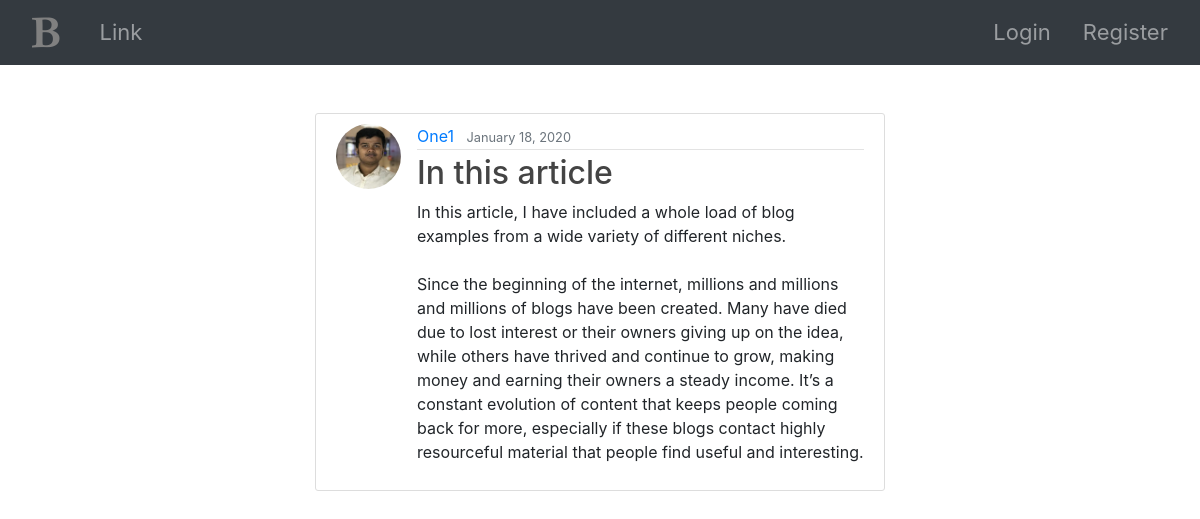
Screenshot of /post/9/ with the database file from the repository.
### bdBlog/models.py (models this page shows, shortened)
class Post(models.Model):
    title = models.CharField(max_length=222)
    context = models.TextField()
    data_field = models.DateTimeField(auto_now_add=True)
    author = models.ForeignKey(User,on_delete=models.CASCADE)

### users/models.py (models this page shows, shortened)
class Profile(models.Model):
    user = models.OneToOneField(User, on_delete=models.CASCADE)
    image = models.ImageField(default='default.png', upload_to='profile_pics')

### bdBlog/views.py (the view)
# urls.py: path('post/<int:pk>/', views.PostDetailView.as_view(),name = 'detail'),
class PostDetailView(DetailView):
    model = Post
    template_name = 'home/detail.html'

### templates/home/detail.html (shortened to what this page needs)
{% extends 'base.html' %}
{% block details %}
    <article class="media content-section">
        <img class="rounded-circle article-img" src="{{ object.author.profile.image.url }}">
        <div class="media-body">
            <div class="article-metadata">
                <a class="mr-2" href="#">{{ object.author }}</a>
                <small class="text-muted">{{ object.data_field|date:"F d, Y" }}</small>
            </div>
            <h2 class="article-title">{{ object.title }}</h2>
            <p class="article-content">{{ object.context }}</p>
        </div>
    </article>
{% endblock %}

### static/css/style.css (style rules this page uses)
* { margin: 0; padding: 0; }
body { background: #fafafa; color: #333333; margin-top: 5rem; }
h1, h2, h3, h4, h5, h6 { color: #444444; }
.content-section { background: #ffffff; padding: 10px 20px; border: 1px solid #dddddd; border-radius: 3px; margin-bottom: 20px; }
.article-title { color: #444444; }
.article-content { white-space: pre-line; }
.article-img { height: 65px; width: 65px; margin-right: 16px; }
.article-metadata { padding-bottom: 1px; margin-bottom: 4px; border-bottom: 1px solid #e3e3e3 }

### rows the page displays
Post: author.profile.image (picture), author "One1", data_field "January 18, 2020", title "In this article", context "In this article, I have included a whole load of blog examples from a wide variety of different niches. Since the beginning of the internet, millions and millions and millions of blogs have been created. Many have died due to lost interest or their owners giving up on the idea, while others have thrived and continue to grow, making money and earning their owners a steady income. It’s a constant evolution of content that keeps people coming back for more, especially if these blogs contact highly resourceful material that people find useful and interesting."
